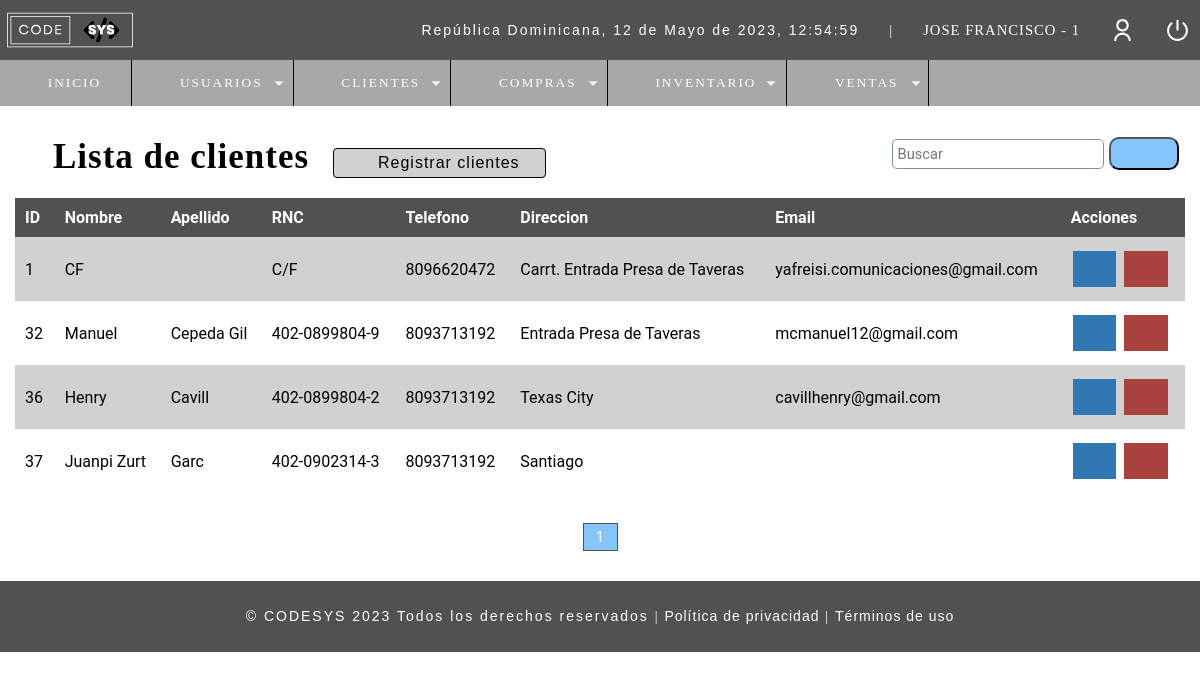
Page /r_clientes.php (signed in) on the committed database.
### tables this page shows
CREATE TABLE `t_usuario` (
  `ID_Usuario` int(11) NOT NULL,
  `Nombre` varchar(50) DEFAULT NULL,
  `Email` varchar(100) DEFAULT NULL,
  `Usuario` varchar(15) DEFAULT NULL,
  `Pass` varchar(150) DEFAULT NULL,
  `Rol` int(11) DEFAULT NULL,
  `ID_Estado` int(10) DEFAULT NULL
);

CREATE TABLE `t_cliente` (
  `ID_Cliente` int(11) NOT NULL,
  `Nombre` varchar(50) DEFAULT NULL,
  `Apellido` varchar(50) NOT NULL,
  `RNC` varchar(50) NOT NULL,
  `Fecha_Registro` datetime NOT NULL DEFAULT current_timestamp(),
  `Telefono` varchar(20) DEFAULT NULL,
  `Direccion` varchar(150) DEFAULT NULL,
  `Correo` varchar(50) NOT NULL,
  `ID_Estado` int(11) NOT NULL,
  `Usuario_ID` int(11) NOT NULL
);

### Include/functions.php (called while the page is built, shortened)
<?php
	function fechaActual(){
		$mes = array("","Enero",
		    "Febrero",
			"Marzo",
			"Abril",
			"Mayo",
			"Junio",
			"Julio",
			"Agosto",
			"Septiembre",
			"Octubre",
			"Noviembre",
			"Diciembre");
		return date('d')." de ". $mes[date('n')] . " de " . date('Y') . ", " . date('H:i:s');
	}
?>

### Controllers/r_clientes.controller.php (called while the page is built, shortened)
<?php
include("./Database/conn_backend.php");
$sql_registers =  mysqli_query($conn, "SELECT COUNT(*) as total_registers FROM t_cliente WHERE ID_Estado=1");
$result_registers = mysqli_fetch_array($sql_registers);
$total_registro = $result_registers['total_registers'];
$paginas = 10;
if(empty($_GET['pagina'])){
    $pagina = 1;
}else{
    $pagina = $_GET['pagina'];
}
$from = ($pagina - 1) * $paginas;
$total_pages = ceil($total_registro / $paginas);
$sql = "SELECT ce.ID_Cliente, ce.Nombre, ce.Apellido, ce.RNC, ce.Telefono, ce.Direccion, ce.Correo, e.Estado
            FROM t_cliente ce
            INNER JOIN t_estado e
            ON ce.ID_Estado = e.ID_Estado
            WHERE e.ID_Estado = 1
            ORDER BY ce.ID_Cliente ASC
            LIMIT $from,$paginas";
$result = mysqli_query($conn, $sql);
?>

### r_clientes.php (the view, shortened to what this page needs)
<?php
    include_once("Include/plantilla_Cabeza.php");
    include("Controllers/r_clientes.controller.php");
    $usuario = $_SESSION['Usuario'];
	include("Database/conn_backend.php");
	$sql = mysqli_query($conn,
	"SELECT (u.Rol) as ID_Rol, (r.Rol) as Rol
		FROM t_usuario u
		INNER JOIN t_rol r
		ON u.Rol = r.ID_Rol WHERE Usuario='$usuario'");
	$idrol = 0;
	while($mostrar = mysqli_fetch_array($sql)){
		$idrol = $mostrar['ID_Rol'];
	}
?>
<br>
<br>
<head>
    <link rel="stylesheet" href="css/style.css">
</head>
<section id="container">
    <div class="r_user">
	<h1><i class="fa-solid fa-users" style="color: #000;"></i> Lista de clientes</h1>
        <?php if($idrol != 2 && $idrol != 3){ ?>
    <a class="btn_new" href="c_clientes.php"><i class="fa-solid fa-user-plus" style="color: #3d3d3d;"></i> Registrar clientes</a>
        <?php } ?>
    <form method="GET" action="buscar_clientes.php" class="form_search">
        <input type="text" name="busqueda" id="busqueda" placeholder="Buscar">
        <button type="submit" class="btn_search"><i class="fa-solid fa-magnifying-glass" style="color: #000000;"></i></button>
    </form>
    <div class="containerTableResponsive">
    <table>
        <thead class="table">
        <tr>
            <th>ID</th>
            <th>Nombre</th>
            <th>Apellido</th>
            <th>RNC</th>
            <th>Telefono</th>
            <th>Direccion</th>
            <th>Email</th>
            <th>Acciones</th>
        </tr>
        </thead>
        <tbody>
        <?php while($mostrar = mysqli_fetch_array($result)): ?>
        <tr class="row<?= $mostrar['ID_Cliente'];?>">
            <td><?= $mostrar['ID_Cliente']; ?></td>
            <td><?= $mostrar['Nombre']; ?></td>
            <td><?= $mostrar['Apellido']; ?></td>
            <td><?= $mostrar['RNC']; ?></td>
            <td><?= $mostrar['Telefono']; ?></td>
            <td><?= $mostrar['Direccion']; ?></td>
            <td><?= $mostrar['Correo']; ?></td>
            <td>
                <?php if($idrol != 2){ ?>
                <a class="btn_edit" id="abrir_caja" href="u_clientes.php?id=<?php echo $mostrar['ID_Cliente'];?>" data-bs-toggle="modal" data-bs-target="#btn_editar" ><i class="fa-solid fa-pen-to-square"></i></a>
                    <?php if($idrol != 4 && $idrol != 3){ ?>
                <a class="btn_delete del_client" href="#" client="<?php echo $mostrar['ID_Cliente'];?>"><i class="fa-solid fa-trash"></i></a>
                    <?php }} ?>
            </td>
            <?php endwhile;?>
        </tr>
        </tbody>
    </table>
    </div>
    <div class="paginador">
        <ul>
            <?php if($pagina != 1){ ?>
            <li><a href="?pagina=<?php echo 1; ?>"><i class="fa-sharp fa-solid fa-backward-step" style="color: #000000; height: 16px;"></i></a></li>
            <li><a href="?pagina=<?php echo $pagina-1; ?>"><i class="fa-sharp fa-solid fa-caret-left" style="color: #000000; height: 16px;"></i></a></li>
            <?php } for($i=1;$i<=$total_pages;$i++){
                if($i == $pagina){
                    echo '<li class="page_select">'.$i.'</a></li>';
                }else{
                echo '<li><a href="?pagina='.$i.'">'.$i.'</a></li>';
                }
            } if($pagina != $total_pages){ ?>
            <li><a href="?pagina=<?php echo $pagina + 1; ?>"><i class="fa-solid fa-caret-right" style="color: #000000; height: 16px;"></i></a></li>
            <li><a href="?pagina=<?php echo $total_pages?>"><i class="fa-sharp fa-solid fa-forward-step" style="color: #000000; height: 16px;"></i></a></li>
            <?php } ?>
        </ul>
    </div>
    </div>
</section>
<?php include_once("Include/plantilla_pie.php");?>

### Include/plantilla_Cabeza.php (shortened to what this page needs)
<?php
	include("./Database/conn_backend.php");
	include("scripts.php");
	$usuario = $_SESSION['Usuario'];
	$sql = "SELECT * FROM t_usuario WHERE Usuario='$usuario'";
	$result = mysqli_query($conn, $sql);
?>
<!DOCTYPE html>
<html lang="en">
<head>
</head>
<body>
	<header>
		<div class="header">
			<h1><img class="imgHeader" src="assets\images\CODESYSLOGO.svg" alt="Logo de CODESYS" width="130px" height="100px" style="margin-top:2px; margin-left:-5px;"></h1>
			<div class="optionsBar">
				<p id="hora">República Dominicana, <?php echo fechaActual();?></p>
				<span>|</span>
				<?php while($mostrar = mysqli_fetch_array($result)){?>
				<span class="user"><?php echo $mostrar['Nombre'].' - '.$mostrar['Rol']?></span>
				<?php } ?>
				<img class="photouser" src="assets\images\user-line.svg" alt="Usuario">
				<a href="Include\Close_session.php"><img class="close" src="assets\images\shut-down-line.svg" alt="Salir del sistema" title="Salir"></a>
			</div>
		</div>
		<?php include("Include/navbar.php");?>
	</header>

### assets/css/style_plantillas.css (style rules this page uses)
* { margin:0; padding:0; box-sizing: border-box; text-decoration: none; font-family: 'Roboto', sans-serif; }
body { background: #fff; }
h1, h2, h3, h4, h5, h6 { font-family: 'arial'; font-weight: bold; letter-spacing: 1px; }
h1 { font-family: 'GothamBook'; font-size: 26px; }
p { font-family: 'arial'; letter-spacing: 2px; font-size: 14px; line-height: 20px; }
a { text-decoration: none; font-family: arial; letter-spacing: 1px; }
span { font-family: 'GothamBook'; letter-spacing: 1px; font-size: 14px; line-height: 20px; }
header { position: fixed; width: 100%; }
.header { color: #FFF; background: #525151; height: 60px; display: -webkit-flex; display: -moz-flex; display: -ms-flex; display: -o-flex; display: flex; justify-content: space-between; align-items: center; padding: 10px; }
.optionsBar { display: -webkit-flex; display: -moz-flex; display: -ms-flex; display: -o-flex; display: flex; justify-content: center; align-items: center; }
.optionsBar span { color: #FFF; font-size: 11pt; font-family: 'GothamBook'; text-transform: uppercase; margin-left: 30px; }
.photouser { margin-left: 30px; width: 25px; height: 25px; }
.close { width: 25px; height: 25px; }
.optionsBar a { display: -webkit-flex; display: -moz-flex; display: -ms-flex; display: -o-flex; display: flex; margin-left: 30px; }
#container { padding: 90px 15px 15px; }

### css/style.css (style rules this page uses)
* { margin:0; padding:0; box-sizing: border-box; text-decoration: none; font-family: 'Roboto', sans-serif; }
form { background-color: #fff; margin:auto; padding:20px 50px; border:1px solid #d1d1d1 }
input,select { margin: 5px; margin-left: 0.5px; display: block; width: 100%; font-size: 11pt; padding: 5px; border: 1px solid #85929e; border-radius: 5px; }
.r_user h1 { font-size: 35px; display: inline-block; }
.btn_new { background-color: #d1d1d1; color: #000; letter-spacing: 1px; cursor: pointer; display: inline-block; padding:5px 25px; border-radius: 4px; margin: 20px; border: 1px solid #000; }
table { border-collapse: collapse; font-size: 12pt; font-family: Arial, Helvetica, sans-serif; width: 100%; }
table th { text-align: left; padding:10px; background: #525151; color:#fff; }
table tr:nth-child(odd) { background-color: #d1d1d1; }
table tr:nth-child(even) { background-color: #fff; }
table td { padding:10px; }
.btn_edit { background-color: #3177b4; border: none; color: white; padding: 10px 15px; text-align: center; text-decoration: none; display: inline-block; font-size: 16px; margin: 4px 2px; cursor: pointer; }
.btn_delete { background-color: #aa423d; border: none; color: white; padding: 10px 15px; text-align: center; text-decoration: none; display: inline-block; font-size: 16px; margin: 4px 2px; cursor: pointer; }
.paginador ul { padding:15px; list-style: none; background-color: #fff; margin-top: 15px; display: flex; justify-content: center; }
.paginador a, .page_select { color:#000; border:1px solid #525151; padding:5px 5px; display:inline-block; font-size: 14px; text-align: center; width: 35px; }
.page_select { color:#fff; background-color: #86c6ff;; }
.form_search { display: flex; float: right; background-color: initial; padding:6px; border:none; width: 300px; }
.form_search .btn_search { background-color: #86c6ff; color:#000; padding:0px 20px; border-radius: 10px; cursor:pointer; width: 80px; height: 33px; margin-top: 3px; }
.type_fact, button, legend { color: white; padding: 5px 10px; border-radius: 0; font-size: 14px; }

### rows in the picture
t_usuario: Nombre "JOSE FRANCISCO", Rol "1"
t_cliente: ID_Cliente "1", Nombre "CF", RNC "C/F", Telefono "8096620472", Direccion "Carrt. Entrada Presa de Taveras", Correo "yafreisi.comunicaciones@gmail.com"
t_cliente: ID_Cliente "32", Nombre "Manuel", Apellido "Cepeda Gil", RNC "402-0899804-9", Telefono "8093713192", Direccion "Entrada Presa de Taveras", Correo "mcmanuel12@gmail.com"
t_cliente: ID_Cliente "36", Nombre "Henry", Apellido "Cavill", RNC "402-0899804-2", Telefono "8093713192", Direccion "Texas City", Correo "cavillhenry@gmail.com"
t_cliente: ID_Cliente "37", Nombre "Juanpi Zurt", Apellido "Garc", RNC "402-0902314-3", Telefono "8093713192", Direccion "Santiago"

### other values in the picture
fechaActual() "12 de Mayo de 2023, 12:54:59"
